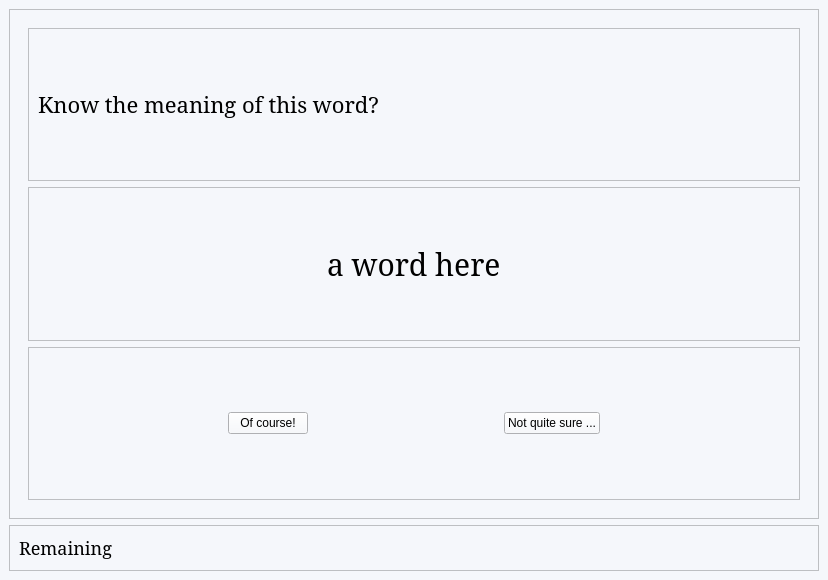
<?xml version="1.0" encoding="UTF-8"?>
<ui version="4.0">
 <class>MainWindow</class>
 <widget class="QMainWindow" name="MainWindow">
  <property name="geometry">
   <rect>
    <x>0</x>
    <y>0</y>
    <width>828</width>
    <height>580</height>
   </rect>
  </property>
  <property name="windowTitle">
   <string>MainWindow</string>
  </property>
  <widget class="QWidget" name="centralwidget">
   <property name="styleSheet">
    <string notr="true">*{
	
	background-color: rgb(245, 247, 251);
}</string>
   </property>
   <layout class="QVBoxLayout" name="verticalLayout">
    <item>
     <widget class="QFrame" name="frame">
      <property name="sizePolicy">
       <sizepolicy hsizetype="Preferred" vsizetype="Expanding">
        <horstretch>0</horstretch>
        <verstretch>0</verstretch>
       </sizepolicy>
      </property>
      <property name="frameShape">
       <enum>QFrame::StyledPanel</enum>
      </property>
      <property name="frameShadow">
       <enum>QFrame::Raised</enum>
      </property>
      <layout class="QVBoxLayout" name="verticalLayout_3">
       <item>
        <widget class="QStackedWidget" name="vocTest_stackedWidget">
         <property name="currentIndex">
          <number>0</number>
         </property>
         <widget class="QWidget" name="page">
          <layout class="QVBoxLayout" name="verticalLayout_4">
           <item>
            <widget class="QFrame" name="frame_3">
             <property name="frameShape">
              <enum>QFrame::StyledPanel</enum>
             </property>
             <property name="frameShadow">
              <enum>QFrame::Raised</enum>
             </property>
             <layout class="QVBoxLayout" name="verticalLayout_5">
              <item>
               <widget class="QLabel" name="label">
                <property name="styleSheet">
                 <string notr="true">QLabel {
    font-family: Garamond ;
	font-size: 22px;
}
</string>
                </property>
                <property name="text">
                 <string>Know the meaning of this word? </string>
                </property>
               </widget>
              </item>
             </layout>
            </widget>
           </item>
           <item>
            <widget class="QFrame" name="frame_4">
             <property name="frameShape">
              <enum>QFrame::StyledPanel</enum>
             </property>
             <property name="frameShadow">
              <enum>QFrame::Raised</enum>
             </property>
             <layout class="QVBoxLayout" name="verticalLayout_6">
              <item alignment="Qt::AlignHCenter">
               <widget class="QLabel" name="showWordsName_label">
                <property name="styleSheet">
                 <string notr="true">QLabel {
    font-family: Garamond ;
	font-size: 30px;
}
</string>
                </property>
                <property name="text">
                 <string>a word here</string>
                </property>
               </widget>
              </item>
             </layout>
            </widget>
           </item>
           <item>
            <widget class="QFrame" name="frame_5">
             <property name="frameShape">
              <enum>QFrame::StyledPanel</enum>
             </property>
             <property name="frameShadow">
              <enum>QFrame::Raised</enum>
             </property>
             <layout class="QHBoxLayout" name="horizontalLayout">
              <item>
               <spacer name="horizontalSpacer">
                <property name="orientation">
                 <enum>Qt::Horizontal</enum>
                </property>
                <property name="sizeHint" stdset="0">
                 <size>
                  <width>40</width>
                  <height>20</height>
                 </size>
                </property>
               </spacer>
              </item>
              <item>
               <widget class="QPushButton" name="pushButton1_1">
                <property name="sizePolicy">
                 <sizepolicy hsizetype="Minimum" vsizetype="Fixed">
                  <horstretch>0</horstretch>
                  <verstretch>0</verstretch>
                 </sizepolicy>
                </property>
                <property name="styleSheet">
                 <string notr="true">QPushButton:hover{
	
	border-color: rgb(19, 112, 243);
	color: rgb(53, 132, 245);
	
	background-color: rgb(224, 234, 253);

}

</string>
                </property>
                <property name="text">
                 <string>Of course!</string>
                </property>
               </widget>
              </item>
              <item>
               <spacer name="horizontalSpacer_2">
                <property name="orientation">
                 <enum>Qt::Horizontal</enum>
                </property>
                <property name="sizeHint" stdset="0">
                 <size>
                  <width>40</width>
                  <height>20</height>
                 </size>
                </property>
               </spacer>
              </item>
              <item>
               <widget class="QPushButton" name="pushButton1_2">
                <property name="styleSheet">
                 <string notr="true">QPushButton:hover{
	
	border-color: rgb(19, 112, 243);
	color: rgb(255, 133, 133);
	
	background-color: rgb(224, 234, 253);

}

</string>
                </property>
                <property name="text">
                 <string>Not quite sure ...</string>
                </property>
               </widget>
              </item>
              <item>
               <spacer name="horizontalSpacer_3">
                <property name="orientation">
                 <enum>Qt::Horizontal</enum>
                </property>
                <property name="sizeHint" stdset="0">
                 <size>
                  <width>40</width>
                  <height>20</height>
                 </size>
                </property>
               </spacer>
              </item>
             </layout>
            </widget>
           </item>
          </layout>
         </widget>
         <widget class="QWidget" name="page_2">
          <layout class="QVBoxLayout" name="verticalLayout_7" stretch="1,4,2">
           <item>
            <widget class="QFrame" name="frame_6">
             <property name="frameShape">
              <enum>QFrame::StyledPanel</enum>
             </property>
             <property name="frameShadow">
              <enum>QFrame::Raised</enum>
             </property>
             <layout class="QVBoxLayout" name="verticalLayout_8">
              <item>
               <widget class="QLabel" name="label_2">
                <property name="styleSheet">
                 <string notr="true">QLabel {
    font-family: Garamond ;
	font-size: 22px;
}
</string>
                </property>
                <property name="text">
                 <string>Then check out this sentence! </string>
                </property>
               </widget>
              </item>
             </layout>
            </widget>
           </item>
           <item>
            <widget class="QFrame" name="frame_7">
             <property name="frameShape">
              <enum>QFrame::StyledPanel</enum>
             </property>
             <property name="frameShadow">
              <enum>QFrame::Raised</enum>
             </property>
             <layout class="QVBoxLayout" name="verticalLayout_9">
              <property name="leftMargin">
               <number>100</number>
              </property>
              <property name="topMargin">
               <number>40</number>
              </property>
              <property name="rightMargin">
               <number>100</number>
              </property>
              <property name="bottomMargin">
               <number>30</number>
              </property>
              <item>
               <widget class="QTextBrowser" name="showSentence_textbrowser_pg2">
                <property name="styleSheet">
                 <string notr="true">*{background-color: rgb(243, 248, 252);
border: 1px solid  rgba(204, 204, 204, 0.5);
border-radius: 10px;
        padding: 10px;
}

QTextBrowser:hover {
border: 3px solid rgb(85, 170, 255,0.2);
		padding:7px
}

QTextBrowser {
    font-family: Garamond ;
	font-size: 16px;
}
</string>
                </property>
               </widget>
              </item>
             </layout>
            </widget>
           </item>
           <item>
            <widget class="QFrame" name="frame_8">
             <property name="frameShape">
              <enum>QFrame::StyledPanel</enum>
             </property>
             <property name="frameShadow">
              <enum>QFrame::Raised</enum>
             </property>
             <layout class="QHBoxLayout" name="horizontalLayout_2">
              <item>
               <spacer name="horizontalSpacer_4">
                <property name="orientation">
                 <enum>Qt::Horizontal</enum>
                </property>
                <property name="sizeHint" stdset="0">
                 <size>
                  <width>40</width>
                  <height>20</height>
                 </size>
                </property>
               </spacer>
              </item>
              <item>
               <widget class="QPushButton" name="pushButton2_1">
                <property name="styleSheet">
                 <string notr="true">QPushButton:hover{
	
	border-color: rgb(19, 112, 243);
	color: rgb(53, 132, 245);
	
	background-color: rgb(224, 234, 253);

}

</string>
                </property>
                <property name="text">
                 <string>Now I get it!</string>
                </property>
               </widget>
              </item>
              <item>
               <spacer name="horizontalSpacer_5">
                <property name="orientation">
                 <enum>Qt::Horizontal</enum>
                </property>
                <property name="sizeHint" stdset="0">
                 <size>
                  <width>40</width>
                  <height>20</height>
                 </size>
                </property>
               </spacer>
              </item>
              <item>
               <widget class="QPushButton" name="pushButton2_2">
                <property name="styleSheet">
                 <string notr="true">QPushButton:hover{
	
	border-color: rgb(19, 112, 243);
	color: rgb(255, 133, 133);
	
	background-color: rgb(224, 234, 253);

}

</string>
                </property>
                <property name="text">
                 <string>errrr...</string>
                </property>
               </widget>
              </item>
              <item>
               <spacer name="horizontalSpacer_6">
                <property name="orientation">
                 <enum>Qt::Horizontal</enum>
                </property>
                <property name="sizeHint" stdset="0">
                 <size>
                  <width>40</width>
                  <height>20</height>
                 </size>
                </property>
               </spacer>
              </item>
             </layout>
            </widget>
           </item>
          </layout>
         </widget>
         <widget class="QWidget" name="page_3">
          <layout class="QVBoxLayout" name="verticalLayout_10" stretch="5,2">
           <item>
            <widget class="QFrame" name="frame_9">
             <property name="frameShape">
              <enum>QFrame::StyledPanel</enum>
             </property>
             <property name="frameShadow">
              <enum>QFrame::Raised</enum>
             </property>
             <layout class="QVBoxLayout" name="verticalLayout_13">
              <property name="leftMargin">
               <number>50</number>
              </property>
              <property name="rightMargin">
               <number>50</number>
              </property>
              <item>
               <widget class="QTextBrowser" name="showAll_textbrowser">
                <property name="styleSheet">
                 <string notr="true">*{background-color: rgb(243, 248, 252);
border: 1px solid  rgba(204, 204, 204, 0.5);
border-radius: 10px;
        padding: 10px;
}

QTextBrowser:hover {
border: 3px solid rgb(85, 170, 255,0.2);
		padding:7px
}

QTextBrowser {
    font-family: Garamond ;
	font-size: 16px;
}
</string>
                </property>
                <property name="html">
                 <string>&lt;!DOCTYPE HTML PUBLIC &quot;-//W3C//DTD HTML 4.0//EN&quot; &quot;http://www.w3.org/TR/REC-html40/strict.dtd&quot;&gt;
&lt;html&gt;&lt;head&gt;&lt;meta name=&quot;qrichtext&quot; content=&quot;1&quot; /&gt;&lt;style type=&quot;text/css&quot;&gt;
p, li { white-space: pre-wrap; }
&lt;/style&gt;&lt;/head&gt;&lt;body style=&quot; font-family:'Garamond'; font-size:16px; font-weight:400; font-style:normal;&quot;&gt;
&lt;p style=&quot;-qt-paragraph-type:empty; margin-top:0px; margin-bottom:0px; margin-left:0px; margin-right:0px; -qt-block-indent:0; text-indent:0px; font-family:'Baskerville'; font-size:10px;&quot;&gt;&lt;br /&gt;&lt;/p&gt;&lt;/body&gt;&lt;/html&gt;</string>
                </property>
                <property name="openExternalLinks">
                 <bool>true</bool>
                </property>
               </widget>
              </item>
             </layout>
            </widget>
           </item>
           <item>
            <widget class="QFrame" name="frame_10">
             <property name="frameShape">
              <enum>QFrame::StyledPanel</enum>
             </property>
             <property name="frameShadow">
              <enum>QFrame::Raised</enum>
             </property>
             <layout class="QHBoxLayout" name="horizontalLayout_3">
              <item alignment="Qt::AlignHCenter">
               <widget class="QFrame" name="frame_11">
                <property name="frameShape">
                 <enum>QFrame::StyledPanel</enum>
                </property>
                <property name="frameShadow">
                 <enum>QFrame::Raised</enum>
                </property>
                <layout class="QVBoxLayout" name="verticalLayout_12">
                 <item>
                  <widget class="QCheckBox" name="review_checkBox">
                   <property name="text">
                    <string>I want to review it</string>
                   </property>
                  </widget>
                 </item>
                </layout>
               </widget>
              </item>
              <item>
               <widget class="QFrame" name="frame_12">
                <property name="frameShape">
                 <enum>QFrame::StyledPanel</enum>
                </property>
                <property name="frameShadow">
                 <enum>QFrame::Raised</enum>
                </property>
                <layout class="QVBoxLayout" name="verticalLayout_11">
                 <property name="leftMargin">
                  <number>80</number>
                 </property>
                 <property name="rightMargin">
                  <number>80</number>
                 </property>
                 <item>
                  <widget class="QPushButton" name="pushButton3_1">
                   <property name="styleSheet">
                    <string notr="true">QPushButton:hover{
	
	border-color: rgb(19, 112, 243);
	color: rgb(53, 132, 245);
	
	background-color: rgb(224, 234, 253);

}

</string>
                   </property>
                   <property name="text">
                    <string>next! </string>
                   </property>
                  </widget>
                 </item>
                </layout>
               </widget>
              </item>
             </layout>
            </widget>
           </item>
          </layout>
         </widget>
        </widget>
       </item>
      </layout>
     </widget>
    </item>
    <item alignment="Qt::AlignBottom">
     <widget class="QFrame" name="frame_2">
      <property name="frameShape">
       <enum>QFrame::StyledPanel</enum>
      </property>
      <property name="frameShadow">
       <enum>QFrame::Raised</enum>
      </property>
      <layout class="QVBoxLayout" name="verticalLayout_2">
       <item>
        <widget class="QLabel" name="vocTest_info_label">
         <property name="styleSheet">
          <string notr="true">QLabel {
    font-family: Garamond ;
	font-size: 18px;
}
</string>
         </property>
         <property name="text">
          <string>Remaining</string>
         </property>
        </widget>
       </item>
      </layout>
     </widget>
    </item>
   </layout>
  </widget>
 </widget>
 <resources/>
 <connections/>
</ui>
